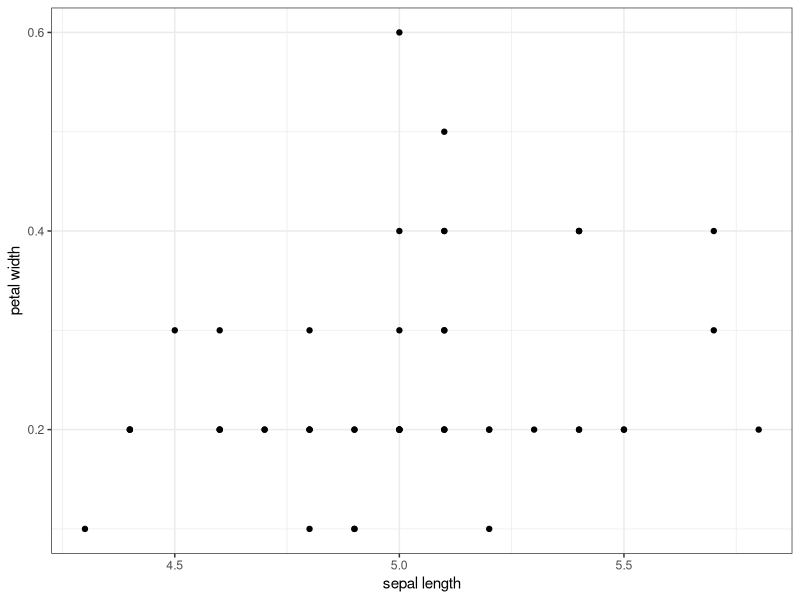
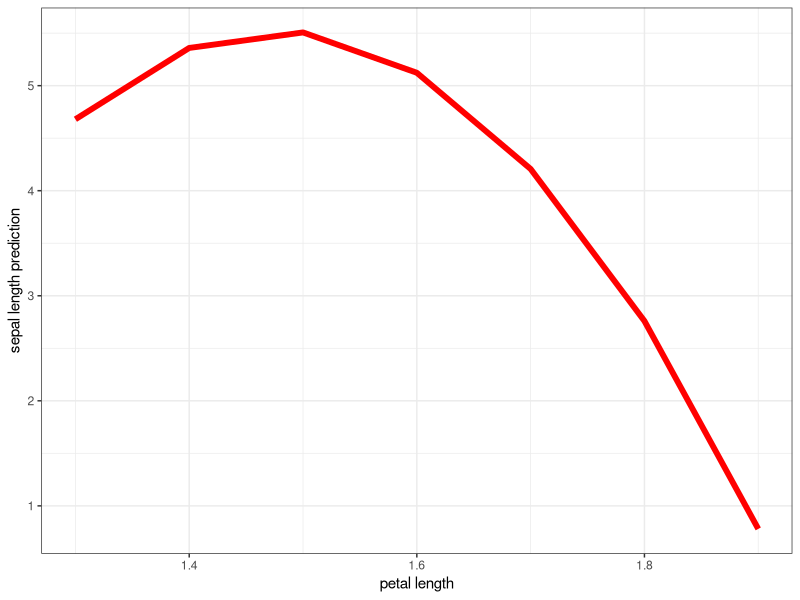

These charts were generated, in order, by the following R code:
# set-up =======================================================================

library(ggplot2)
library(here)

setosa_subset <- read.csv(here("./output/setosa_subset_data.csv"))

# make and save a simple plot
simple_fig = ggplot(data = setosa_subset) +
  geom_point(aes(x = Sepal.Length, y = Petal.Width)) +
  labs(x = "sepal length", y = "petal width") +
  theme_bw()
ggsave(here('./figs/simple_iris_fig.png'), simple_fig)

new_data <- read.csv(here("./output/new_data_for_prediction.csv"))

# plot prediction
prediction_plot = ggplot(data = new_data) +
  geom_line(aes(x = Petal.Length, y = prediction),
            size = 2, colour = 'red') +
  labs(x = "petal length", y = "sepal length prediction") +
  theme_bw()
ggsave(here('./figs/prediction_plot_simple.png'), prediction_plot)
